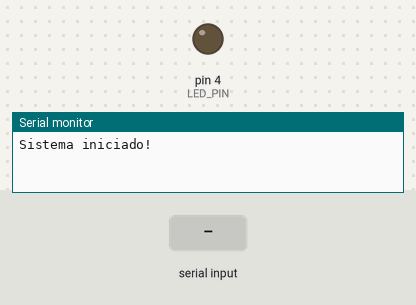
The sketch below on a simulated Arduino Uno, built with avr-gcc and run on an emulated ATmega328P. Shown: output pins drawn as LEDs (lit = HIGH), the last lines printed to the serial monitor. The inputs (shaded band) are chosen by the test bench.

Above: at 1.2 s.
1.3 s: "1" received over the second serial link
At 2.0 s:
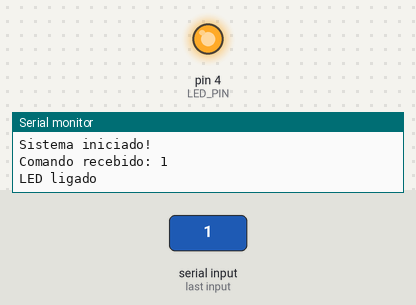
2.8 s: "0" received over the second serial link
At 3.8 s:
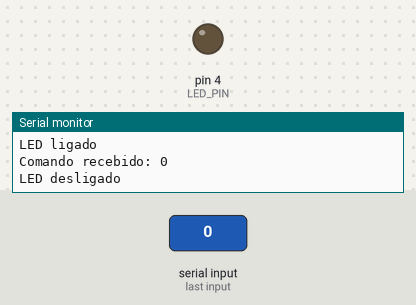
Timing chart, 0 to 5.8 s (numbered marks = the images above; inputs shaded):
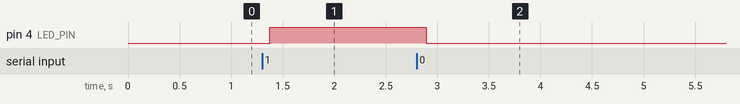

Measured:
- after the input at 1.3 s, pin 4 (LED_PIN): LOW → HIGH after 0.08 s
- after the input at 2.8 s, pin 4 (LED_PIN): HIGH → LOW after 0.09 s

The sketch:

script.ino
```cpp
#include <SoftwareSerial.h>

// Configuração do módulo HC-06
#define BT_RX 0  // Pino RX do Arduino conectado ao TX do HC-06
#define BT_TX 1  // Pino TX do Arduino conectado ao RX do HC-06
#define LED_PIN 4  // Pino do LED

SoftwareSerial bluetooth(BT_RX, BT_TX);  // RX, TX

void setup() {
  pinMode(LED_PIN, OUTPUT);
  digitalWrite(LED_PIN, LOW);  // Inicia com LED desligado

  // Inicia a comunicação serial com o computador (para debug)
  Serial.begin(9600);
  Serial.println("Sistema iniciado!");

  // Inicia a comunicação serial com o módulo Bluetooth
  bluetooth.begin(9600);
  bluetooth.println("Conectado ao Arduino! Envie '1' para ligar o LED ou '0' para desligar.");
}

void loop() {
  // Verifica se há dados disponíveis no Bluetooth
  if (bluetooth.available()) {
    char command = bluetooth.read();

    // Mostra o comando recebido no Serial Monitor (para debug)
    Serial.print("Comando recebido: ");
    Serial.println(command);

    // Processa o comando
    if (command == '1') {
      digitalWrite(LED_PIN, HIGH);
      bluetooth.println("LED ligado!");
      Serial.println("LED ligado");
    }
    else if (command == '0') {
      digitalWrite(LED_PIN, LOW);
      bluetooth.println("LED desligado!");
      Serial.println("LED desligado");
    }
    else {
      bluetooth.println("Comando inválido! Envie '1' ou '0'.");
    }
  }

  // Pequeno delay para evitar sobrecarga
  delay(100);
}
```
